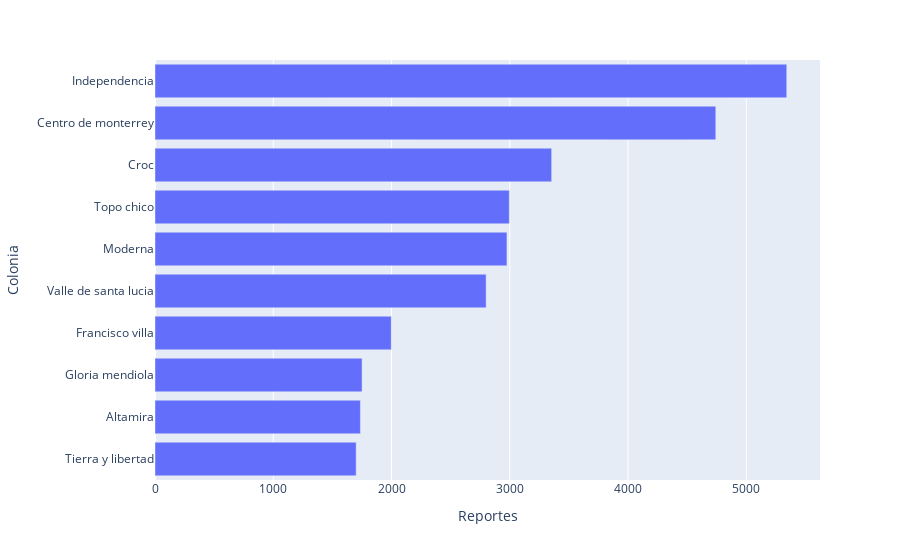

Here is the notebook cell this chart was saved with:
### Markdown cell above
#### 8. Top 10 neighborhoods by number of reports

### Code cell
# Create dataframe from value counts on "colonia".

violencia_colonia = pd.DataFrame(violencia["colonia"].value_counts())
violencia_colonia = violencia_colonia[0:10]
violencia_colonia = violencia_colonia.reset_index()
violencia_colonia.columns = ['Colonia', 'Reportes']

# Graph

violencia_colonia = px.bar(violencia_colonia, x='Reportes', y='Colonia', orientation = "h")
violencia_colonia.update_layout(yaxis={'categoryorder':'total ascending'})
#violencia_colonia.write_html('first_figure.html', auto_open=True)

### Figure 1 — Plotly figure (JSON) as saved in the notebook; plotly's stock layout.template omitted (floating-point values rounded to 4 significant figures)
{"data": [{"alignmentgroup": "True", "hovertemplate": "Reportes=%{x}<br>Colonia=%{y}<extra></extra>", "legendgroup": "", "marker": {"color": "#636efa", "pattern": {"shape": ""}}, "name": "", "offsetgroup": "", "orientation": "h", "showlegend": false, "textposition": "auto", "type": "bar", "x": [5342, 4742, 3354, 2996, 2976, 2800, 1998, 1751, 1737, 1701], "xaxis": "x", "y": ["Independencia", "Centro de monterrey", "Croc", "Topo chico", "Moderna", "Valle de santa lucia", "Francisco villa", "Gloria mendiola", "Altamira", "Tierra y libertad"], "yaxis": "y"}], "layout": {"autosize": true, "barmode": "relative", "legend": {"tracegroupgap": 0}, "margin": {"t": 60}, "xaxis": {"anchor": "y", "autorange": true, "domain": [0, 1], "range": [0, 5623.0], "title": {"text": "Reportes"}, "type": "linear"}, "yaxis": {"anchor": "x", "autorange": true, "categoryorder": "total ascending", "domain": [0, 1], "range": [-0.5, 9.5], "title": {"text": "Colonia"}, "type": "category"}}}
